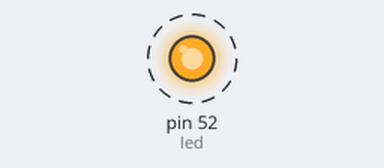
The sketch below on a simulated Arduino Mega 2560, built with avr-gcc and run on an emulated ATmega2560. Shown: output pins drawn as LEDs (lit = HIGH). Dashed ring = blinking.

Above: at 0.18 s.
Timing chart, 0 to 3.0 s (numbered marks = the images above):
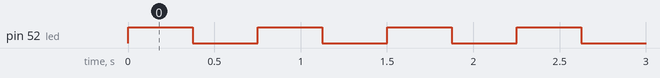

The sketch:

temp_4Hz.ino
```cpp
int led = 52;
int band = 0;

void setup() {
  pinMode(led, OUTPUT);
  cli();
  TCCR1B = 0; TCCR1A = 0;
  TCCR1B |= (1 << WGM12);
  TCCR1B |= (1 << CS12);
  OCR1AH = 0x3D; OCR1AL = 0X09;
  TIMSK1 |= (1 << OCIE1A);
  sei();

}
ISR(TIMER1_COMPA_vect)
{
  if(band == 0){
    digitalWrite(led, HIGH);
    band =1;
  }else{
    digitalWrite(led, LOW);
    band = 0;
  }
  TCNT1 = 57724;

}

void loop() {

}
```

Measured:
- by itself, pin 52 (led): alternates HIGH for 0.38 s and LOW for 0.38 s
